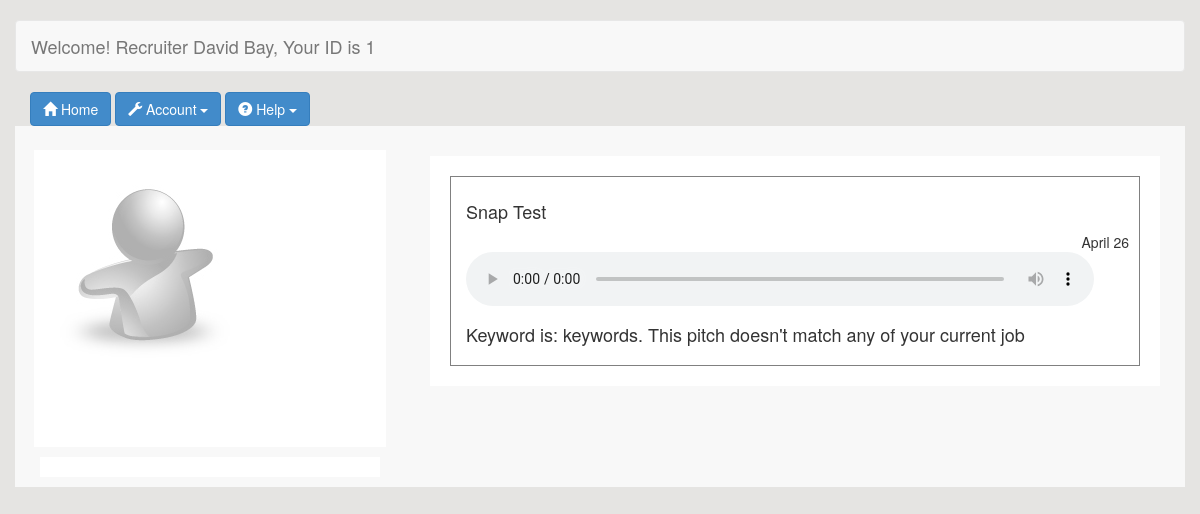
Screenshot of /search_more_info.php (signed in) with the database file from the repository.
### tables this page shows
CREATE TABLE IF NOT EXISTS `user` (
  `userid` int(11) NOT NULL AUTO_INCREMENT,
  `firstname` varchar(50) NOT NULL,
  `lastname` varchar(50) NOT NULL,
  `password` varchar(200) NOT NULL,
  `email` varchar(50) NOT NULL,
  `jobseeker_TF` tinyint(1) NOT NULL,
  `recruiter_TF` tinyint(1) NOT NULL,
  `lastattempt` datetime NOT NULL,
  `loginattempts` int(11) NOT NULL,
  PRIMARY KEY (`userid`)
);

CREATE TABLE IF NOT EXISTS `pitches` (
  `pitchid` int(11) NOT NULL AUTO_INCREMENT,
  `userid` int(11) NOT NULL,
  `title` varchar(200) NOT NULL,
  `url` varchar(200) DEFAULT NULL,
  `key0` varchar(50) DEFAULT NULL,
  `daterecorded` timestamp NOT NULL DEFAULT CURRENT_TIMESTAMP ON UPDATE CURRENT_TIMESTAMP,
  PRIMARY KEY (`pitchid`),
  KEY `userid` (`userid`)
);

CREATE TABLE IF NOT EXISTS `keyword_pitches` (
  `pitchid` int(11) NOT NULL,
  `keyword` varchar(50) NOT NULL,
  `keywordid` int(11) NOT NULL,
  KEY `pitchid` (`pitchid`),
  KEY `keywordid` (`keywordid`),
  FULLTEXT KEY `keyword` (`keyword`)
);

### clean_data.php (called while the page is built, shortened)
<?php
function clean_output($value){
	return htmlentities($value);
}
?>

### search_more_info.php (the view, shortened to what this page needs)
<?php
include 'clean_data.php';
$recruiterid = $_SESSION['userid'];
$sql="SELECT * FROM recruiter WHERE userid='$recruiterid'";
$result=mysql_query($sql) or die (mysql_error());
$row=mysql_fetch_array($result);
$companyid = $row["companyid"];
$sql2="SELECT * FROM user WHERE userid='$recruiterid'";
$result2=mysql_query($sql2) or die (mysql_error());
$row2=mysql_fetch_array($result2);
$firstname = clean_output($row2["firstname"]);
$lastname = clean_output($row2["lastname"]);
?>
<!DOCTYPE html>
<html>
<head>
<link href="css/bootstrap.min.css" rel="stylesheet" media="screen">
</head>
<body style="background-color: #E5E4E2">
<div class="container">
    <br/>
	  <div class="row">
                <nav class="navbar navbar-default" role="navigation">
                    <div class="navbar-header">
                        <a class="navbar-brand" href="#">Welcome! <?php echo $companyid?> Recruiter
				<?php echo $firstname . " " .  $lastname . ", Your ID is " . $recruiterid?></a>
                    </div>
                </nav>
            </div>
 <button type="button" class="btn btn-primary"  style ="vertical-align: middle" onclick="javascript:window.location.href = 'recruiter_dashboard.php';"> <i class="glyphicon glyphicon-home"></i> Home </button>
        <div class="btn-group">
            <button type="button" class="btn btn-primary dropdown-toggle" data-toggle="dropdown"> <i class="glyphicon glyphicon-wrench"></i>
                Account <span class="caret"></span>
            </button>
        </div>
        <div class="btn-group">
            <button type="button" class="btn btn-primary dropdown-toggle" data-toggle="dropdown"> <i class="glyphicon glyphicon-question-sign"></i>
                Help <span class="caret"></span>
            </button>
        </div>
    <div class="row" style="background-color: #f8f8f8; vertical-align: middle">
        <div class="col-md-4">
            <br/>
            <div style="background-color: white; padding: 10px; margin: 4px;" class="col-md-offset-1">
                <?php
					$userid = $_POST['info_id'];
                    $photo_query = mysql_query("SELECT * FROM photo WHERE userid = '$userid'") or die(mysql_error());
                    $row = mysql_fetch_array($photo_query);
                    $photo = $row['url'];
                    if($photo == "upload/default.gif" || $photo == ""){
                        echo '<img src="img/DefaultProfileImage.jpg" alt="default" style="height:210px; width:210px; margin: auto"/>';
                    }
                    else{
                        echo '<img src="'.$photo.'" alt="'.$photo.'" style="height:210px; width:210px; margin: auto"/>';
                    }
                    echo "<br/>";
                    $query = mysql_query("SELECT * FROM user WHERE userid = '$userid'") or die(mysql_error());
                    $row = mysql_fetch_array($query);
                    echo "<font size='6pt'><strong>". clean_output($row['firstname'])   ." ". clean_output($row['lastname'])."</strong></font>"."<br/>";
                echo clean_output($row['email']). "<br/>";
                ?>
            </div>
            <div style="background-color: white; padding: 10px; margin: 10px;" class="col-md-offset-1">
            </div>
        </div>
        <div class="col-xs-8">
            <br />
            <div style="background-color: white; padding: 10px; margin: 10px;" class="col-md-offset-1">
            <?php
            $userid = $_POST['info_id'];
            $con = mysqli_connect("50.62.209.83:3306", "general", "1234q") or die ("Could not connect ".mysql_error());
            mysqli_select_db($con, "pitchhub") or die ("could not find database: ".mysql_error());
				?>
			<?php
			$undisplayedpitches = array();
			$result = mysqli_query($con, "SELECT title, url,pitchid FROM pitches WHERE userid = '$userid' ORDER BY daterecorded DESC
			") or die("nope: ".mysql_error());
            while($arrRecord = mysqli_fetch_row($result)){
				$pitchid = clean_output($arrRecord[2]);
				$displayed = 3;
				if($displayed==3){
				array_push($undisplayedpitches,$pitchid);
				}
				}
				foreach ($undisplayedpitches as $unmatchedpitchid){
				$result = mysqli_query($con, "SELECT title, url,daterecorded,pitchid FROM
				pitches WHERE pitchid = '$unmatchedpitchid' ORDER BY daterecorded DESC") or die("Error: ".mysql_error());
				$unmatchedpitchRecord = mysqli_fetch_row($result);
				$title = clean_output($unmatchedpitchRecord[0]);
                $url = clean_output($unmatchedpitchRecord[1]);
				$date = clean_output($unmatchedpitchRecord[2]);
				$pitchid = clean_output($unmatchedpitchRecord[3]);
				$keyword_pitch = mysqli_query($con,"SELECT * FROM keyword_pitches
					WHERE pitchid = '$pitchid'") or die("Error: ".mysql_error());
				$keywordrecord = mysqli_fetch_array($keyword_pitch);
				?>
							<div style="border:1px solid grey; padding: 10px; margin: 10px">
                        <div class="row" style="margin-top:5px; margin-left:5px">
                            <p><h4><?php echo $title; ?></h4></p>
                        </div>
						<div class="pull-right">
                            <span title="<?php echo'Uploaded on '.date('F d, Y \a\t g:i:s A', strtotime($date));
							?>"><?php echo  date("F d", strtotime($date)); ?></span>
                        </div>
                        <div class="row">
                            <audio controls style="width: 90%; margin-left: 20px;">
                            <source src="<?php echo $url; ?>" type="audio/wav">
                            </audio>
                        </div>
							<div class="row" style="margin-top:5px; margin-left:5px">
                            <p><h4><?php if(!empty($keywordrecord['keyword'])){echo "Keyword is: " . $keywordrecord['keyword'] . ".
							This pitch doesn't match any of your current job"; }
							?></h4></p>
							</div>
							</div>
							<?php
				}
            ?>
            </div>
            <br />
            <br />
        </div>
    </div>
</div>
</body>
</html>

### rows the page displays
user: firstname "David", lastname "Bay"
pitches: title "Snap Test", daterecorded "April 26", keyword_pitches.keyword "keywords"

### other values shown
$recruiterid "1"
